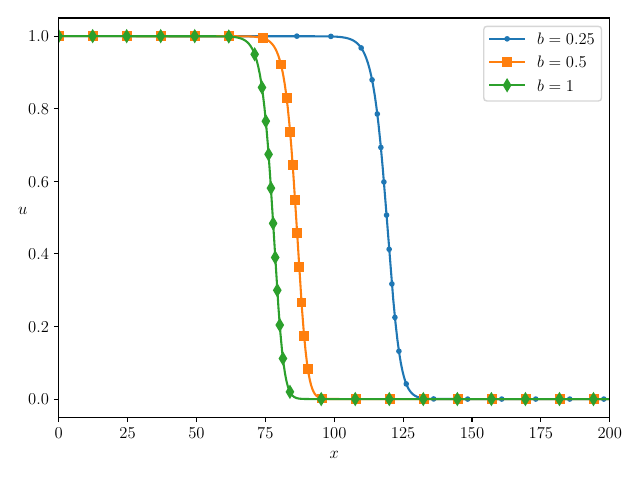

Reproduce this figure in Python.
from matplotlib import pyplot
import numpy


pyplot.rcParams["text.usetex"] = True
pyplot.rcParams["font.size"] = 12


def readfile(path):
    with open(path, 'r') as f:
        lines = f.read().splitlines()
        
    ts, us = [], []
    for line in lines:
        t, *u = line.split()
        ts.append(float(t))
        us.append(list(map(float, u)))
        
    return ts, us


if __name__ == '__main__':
    ts25, us25 = readfile('25.txt')
    ts50, us50 = readfile('50.txt')
    ts100, us100 = readfile('100.txt')
    
    x = numpy.concatenate([numpy.array([0]), numpy.arange(0.025, 200, 0.05), numpy.array([200])])
    pyplot.plot(x, us25[40000], label='$b = 0.25$', marker='.', markevery=0.05)
    pyplot.plot(x, us50[40000], label='$b = 0.5$', marker='s', markevery=0.05)
    pyplot.plot(x, us100[40000], label='$b = 1$', marker='d', markevery=0.05)
    
    pyplot.xlim(0, 200)
    pyplot.xticks([0, 25, 50, 75, 100, 125, 150, 175, 200])
    
    pyplot.xlabel('$x$')
    pyplot.ylabel('$u$', rotation=0)
    
    pyplot.tight_layout()
    pyplot.legend()
    pyplot.savefig('compare.pdf')
